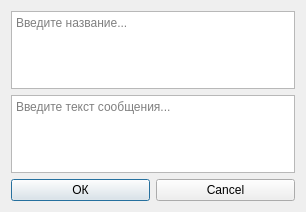
<?xml version="1.0" encoding="UTF-8"?>
<ui version="4.0">
 <class>Dialog_Hi_Bye</class>
 <widget class="QDialog" name="Dialog_Hi_Bye">
  <property name="geometry">
   <rect>
    <x>0</x>
    <y>0</y>
    <width>306</width>
    <height>212</height>
   </rect>
  </property>
  <property name="windowTitle">
   <string/>
  </property>
  <layout class="QGridLayout" name="gridLayout">
   <item row="0" column="0">
    <widget class="QTextEdit" name="text_1">
     <property name="placeholderText">
      <string>Введите название...</string>
     </property>
    </widget>
   </item>
   <item row="1" column="0">
    <widget class="QTextEdit" name="text_2">
     <property name="placeholderText">
      <string>Введите текст сообщения...</string>
     </property>
    </widget>
   </item>
   <item row="2" column="0">
    <layout class="QHBoxLayout" name="horizontalLayout">
     <item>
      <widget class="QPushButton" name="ok">
       <property name="text">
        <string>ОК</string>
       </property>
      </widget>
     </item>
     <item>
      <widget class="QPushButton" name="cancel">
       <property name="text">
        <string>Cancel</string>
       </property>
      </widget>
     </item>
    </layout>
   </item>
  </layout>
 </widget>
 <resources/>
 <connections/>
</ui>
